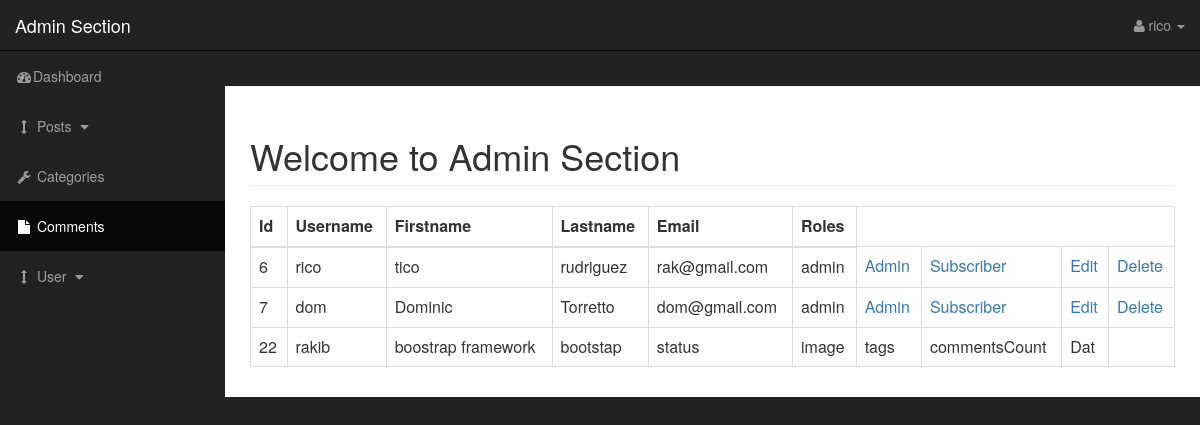
Screenshot of /admin/users.php (signed in) with the database file from the repository.
### tables this page shows
CREATE TABLE `users` (
  `user_id` int(4) NOT NULL,
  `username` varchar(255) NOT NULL,
  `user_password` varchar(255) NOT NULL,
  `user_firstname` varchar(255) NOT NULL,
  `user_lastname` varchar(255) NOT NULL,
  `user_email` varchar(255) NOT NULL,
  `user_image` text NOT NULL,
  `user_role` varchar(255) NOT NULL,
  `randSalt` varchar(255) NOT NULL DEFAULT '$2y$10$iusesomecrazystring22'
);

### admin/includes/view_all_users.php (the view, shortened to what this page needs)
<table class="table table-bordered table-hover">
                     <thead>
                         <tr>
                             <th>Id</th>
                             <th>Username</th>
                             <th>Firstname</th>
                             <th>Lastname</th>
                             <th>Email</th>
                             <th>Roles</th>
                         </tr>
                         </thead>
                         <tbody>
                         <?php
                            global $connection;
                            $query="SELECT * FROM users";
                            $select_users=mysqli_query($connection,$query);
                            while($row=mysqli_fetch_assoc($select_users))
                            {
                                $user_id=$row['user_id'];
                                $username=$row['username'];
                                $user_firstname=$row['user_firstname'];
                                $user_lastname=$row['user_lastname'];
                                $user_email=$row['user_email'];
                                $user_role=$row['user_role'];
                                echo "<tr>";
                                echo "<td>$user_id</td>";
                                echo "<td>$username</td>";
                                echo "<td>$user_firstname</td>";
                                echo "<td>$user_lastname</td>";
                                echo "<td>$user_email</td>";
                                echo "<td>$user_role</td>";
                                echo "<td><a href='users.php?change_to_admin={$user_id}'>Admin</a></td>";
                                echo "<td><a href='users.php?change_to_sub={$user_id}'>Subscriber</a></td>";
                                echo "<td><a href='users.php?source=edit_user&edit_users={$user_id}'>Edit</a></td>";
                                echo "<td><a href='users.php?delete={$user_id}'>Delete</a></td>";
                                echo "</tr>";
                            }
                         ?>
                         <td>22</td>
                         <td>rakib</td>
                         <td>boostrap framework</td>
                         <td>bootstap</td>
                         <td>status</td>
                         <td>image</td>
                         <td>tags</td>
                         <td>commentsCount</td>
                         <td>Dat</td>
                     </tbody>
                     </table>

### includes/db.php (shortened to what this page needs)
<?php
$connection=mysqli_connect(DB_HOST,DB_USER,DB_PASS,DB_NAME);
if($connection)
{
    echo "<h3>We are connected</h3>";
}
?>

### admin/includes/admin_header.php (shortened to what this page needs)
<?php include "../includes/db.php";?>
<!DOCTYPE html>
<html lang="en">
<head>
    <link href="css/bootstrap.min.css" rel="stylesheet">
    <link href="css/sb-admin.css" rel="stylesheet">
    <link href="font-awesome/css/font-awesome.min.css" rel="stylesheet" type="text/css">
</head>
<body>

### admin/users.php (shortened to what this page needs)
<?php include "includes/admin_header.php";?>
    <div id="wrapper">
        <nav class="navbar navbar-inverse navbar-fixed-top" role="navigation">
            <div class="navbar-header">
                <a class="navbar-brand" href="index.html">Admin Section</a>
            </div>
            <ul class="nav navbar-right top-nav">
                    <li class="dropdown">
               <a href="#" class="dropdown-toggle" data-toggle="dropdown"><i class="fa fa-user"></i>
                         <?php
                        if(isset($_SESSION['username']))
                        {
                            echo $_SESSION['username'];
                        }
                        ?>
                        <b class="caret"></b></a>
                </li>
            </ul>
            <div class="collapse navbar-collapse navbar-ex1-collapse">
                <ul class="nav navbar-nav side-nav">
                    <li>
                        <a href="index.php"><i class="fa fa-fw fa-dashboard"></i>Dashboard</a>
                    </li>
                    <li>
                        <a href="javascript:;" data-toggle="collapse" data-target="#posts_dropdown"><i class="fa fa-fw fa-arrows-v"></i> Posts <i class="fa fa-fw fa-caret-down"></i></a>
                    </li>
                    <li>
                        <a href="./categories.php"><i class="fa fa-fw fa-wrench"></i> Categories</a>
                    </li>
                    <li class="active">
                        <a href="comments.php"><i class="fa fa-fw fa-file"></i> Comments</a>
                    </li>
                    <li>
                        <a href="javascript:;" data-toggle="collapse" data-target="#demo"><i class="fa fa-fw fa-arrows-v"></i> User <i class="fa fa-fw fa-caret-down"></i></a>
                    </li>
                </ul>
            </div>
        </nav>
         <div id="page-wrapper">
            <div class="container-fluid">
                <div class="row">
                    <div class="col-lg-12">
                        <h1 class="page-header">
                            Welcome to Admin Section
                        </h1>
                     <?php
                     if(isset($_GET['source']))
                     {$source=$_GET['source'];}
                        else{
                            $source='';
                        }
                        switch($source)
                        {
                            default:
                            include "includes/view_all_users.php";
                            break;
                        }
                     ?>
                    </div>
                </div>
            </div>
        </div>
<?php include "includes/admin_footer.php";?>

### admin/includes/admin_footer.php (shortened to what this page needs)
</div>
</body>
</html>

### admin/css/sb-admin.css (style rules this page uses)
body { margin-top: 100px; background-color: #222; }
@media (min-width:768px) { body { margin-top: 50px; } }
#wrapper { padding-left: 0; }
#page-wrapper { width: 100%; padding: 0; background-color: #fff; }
@media (min-width:768px) { #wrapper { padding-left: 225px; } }
@media (min-width:768px) { #page-wrapper { padding: 10px; } }
.top-nav { padding: 0 15px; }
.top-nav>li { display: inline-block; float: left; }
.top-nav>li>a { padding-top: 15px; padding-bottom: 15px; line-height: 20px; color: #999; }
@media (min-width:768px) { .side-nav { position: fixed; top: 51px; left: 225px; width: 225px; margin-left: -225px; border: none; border-radius: 0; overflow-y: auto; background-color: #222; } }
@media (min-width:768px) { .side-nav>li>a { width: 225px; } }

### rows the page displays
users: user_id "6", username "rico", user_firstname "tico", user_lastname "rudriguez", user_email "rak@gmail.com", user_role "admin"
users: user_id "7", username "dom", user_firstname "Dominic", user_lastname "Torretto", user_email "dom@gmail.com", user_role "admin"

### other values shown
$_SESSION['username'] "rico"
